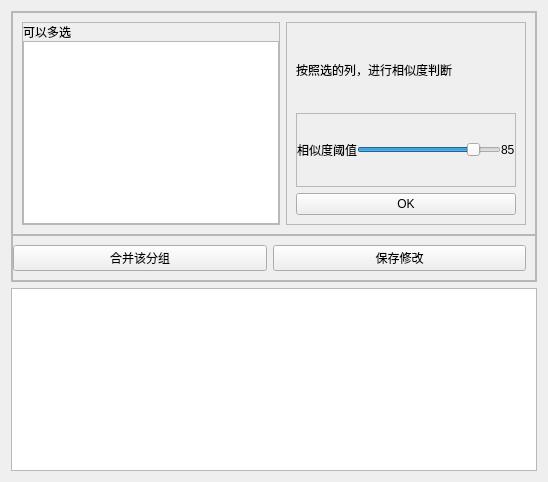
<?xml version="1.0" encoding="UTF-8"?>
<ui version="4.0">
 <class>Form</class>
 <widget class="QWidget" name="Form">
  <property name="geometry">
   <rect>
    <x>0</x>
    <y>0</y>
    <width>548</width>
    <height>482</height>
   </rect>
  </property>
  <property name="windowTitle">
   <string>相似度</string>
  </property>
  <layout class="QVBoxLayout" name="verticalLayout_4">
   <item>
    <widget class="QFrame" name="frame_2">
     <property name="frameShape">
      <enum>QFrame::StyledPanel</enum>
     </property>
     <property name="frameShadow">
      <enum>QFrame::Raised</enum>
     </property>
     <layout class="QVBoxLayout" name="verticalLayout_3">
      <property name="spacing">
       <number>0</number>
      </property>
      <property name="leftMargin">
       <number>0</number>
      </property>
      <property name="topMargin">
       <number>0</number>
      </property>
      <property name="rightMargin">
       <number>0</number>
      </property>
      <property name="bottomMargin">
       <number>0</number>
      </property>
      <item>
       <widget class="QFrame" name="frame_3">
        <property name="frameShape">
         <enum>QFrame::StyledPanel</enum>
        </property>
        <property name="frameShadow">
         <enum>QFrame::Raised</enum>
        </property>
        <layout class="QHBoxLayout" name="horizontalLayout_3">
         <item>
          <widget class="QFrame" name="frame_4">
           <property name="frameShape">
            <enum>QFrame::StyledPanel</enum>
           </property>
           <property name="frameShadow">
            <enum>QFrame::Raised</enum>
           </property>
           <layout class="QVBoxLayout" name="verticalLayout">
            <property name="spacing">
             <number>0</number>
            </property>
            <property name="leftMargin">
             <number>0</number>
            </property>
            <property name="topMargin">
             <number>0</number>
            </property>
            <property name="rightMargin">
             <number>0</number>
            </property>
            <property name="bottomMargin">
             <number>0</number>
            </property>
            <item>
             <widget class="QLabel" name="label">
              <property name="text">
               <string>可以多选</string>
              </property>
             </widget>
            </item>
            <item>
             <widget class="QListWidget" name="column_names">
              <property name="selectionMode">
               <enum>QAbstractItemView::ExtendedSelection</enum>
              </property>
             </widget>
            </item>
           </layout>
          </widget>
         </item>
         <item>
          <widget class="QFrame" name="frame_6">
           <property name="frameShape">
            <enum>QFrame::StyledPanel</enum>
           </property>
           <property name="frameShadow">
            <enum>QFrame::Raised</enum>
           </property>
           <layout class="QVBoxLayout" name="verticalLayout_2">
            <item>
             <widget class="QLabel" name="label_4">
              <property name="text">
               <string>按照选的列，进行相似度判断</string>
              </property>
             </widget>
            </item>
            <item>
             <widget class="QFrame" name="frame_5">
              <property name="frameShape">
               <enum>QFrame::StyledPanel</enum>
              </property>
              <property name="frameShadow">
               <enum>QFrame::Raised</enum>
              </property>
              <layout class="QHBoxLayout" name="horizontalLayout_2">
               <property name="spacing">
                <number>0</number>
               </property>
               <property name="leftMargin">
                <number>0</number>
               </property>
               <property name="topMargin">
                <number>0</number>
               </property>
               <property name="rightMargin">
                <number>0</number>
               </property>
               <property name="bottomMargin">
                <number>0</number>
               </property>
               <item>
                <widget class="QLabel" name="label_2">
                 <property name="text">
                  <string>相似度阈值</string>
                 </property>
                </widget>
               </item>
               <item>
                <widget class="QSlider" name="slider_horizon">
                 <property name="minimum">
                  <number>1</number>
                 </property>
                 <property name="maximum">
                  <number>100</number>
                 </property>
                 <property name="value">
                  <number>85</number>
                 </property>
                 <property name="orientation">
                  <enum>Qt::Horizontal</enum>
                 </property>
                </widget>
               </item>
               <item>
                <widget class="QLabel" name="vaLable">
                 <property name="maximumSize">
                  <size>
                   <width>30</width>
                   <height>16777215</height>
                  </size>
                 </property>
                 <property name="text">
                  <string>85</string>
                 </property>
                </widget>
               </item>
              </layout>
             </widget>
            </item>
            <item>
             <widget class="QPushButton" name="btn_ok">
              <property name="text">
               <string>OK</string>
              </property>
             </widget>
            </item>
           </layout>
          </widget>
         </item>
        </layout>
       </widget>
      </item>
      <item>
       <widget class="QFrame" name="frame">
        <property name="frameShape">
         <enum>QFrame::StyledPanel</enum>
        </property>
        <property name="frameShadow">
         <enum>QFrame::Raised</enum>
        </property>
        <layout class="QHBoxLayout" name="horizontalLayout">
         <property name="leftMargin">
          <number>0</number>
         </property>
         <item>
          <widget class="QPushButton" name="btn_combine_current_group">
           <property name="text">
            <string>合并该分组</string>
           </property>
          </widget>
         </item>
         <item>
          <widget class="QPushButton" name="btn_save_current_group">
           <property name="text">
            <string>保存修改</string>
           </property>
          </widget>
         </item>
        </layout>
       </widget>
      </item>
     </layout>
    </widget>
   </item>
   <item>
    <widget class="QTableView" name="group_table"/>
   </item>
  </layout>
 </widget>
 <resources/>
 <connections/>
</ui>
